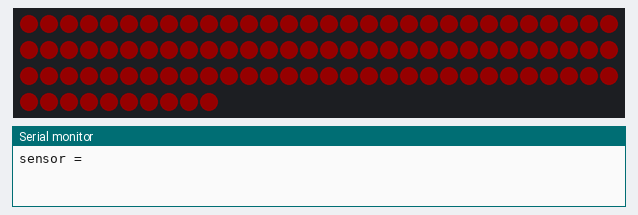
Bench run of a sketch on a simulated Arduino Uno, built with avr-gcc and run on an emulated ATmega328P. Shown: 100 RGB LEDs in strip order, left to right, continuing on the next row, the last lines printed to the serial monitor. Dim RGB values are drawn brighter than linear.

Above: at 0.45 s.
At 10.36 s:
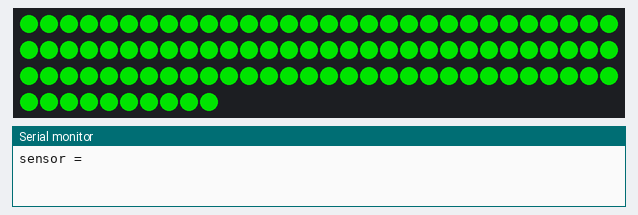
At 15.16 s:
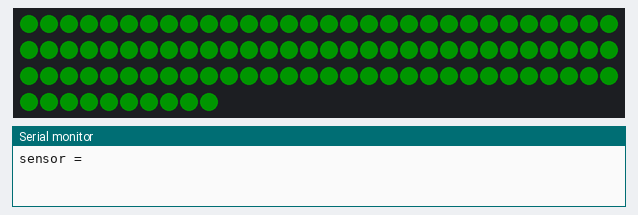
At 27.47 s:
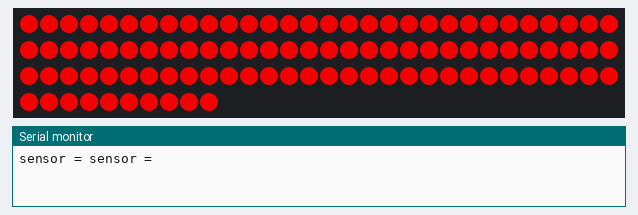
At 39.78 s:
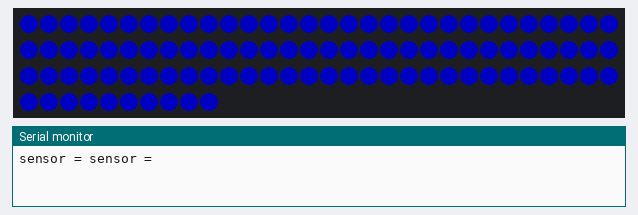

The sketch:

led.ino
```cpp
#include <Adafruit_NeoPixel.h>


#define PIN 6
#define LICZBADIOD 100

Adafruit_NeoPixel pixels = Adafruit_NeoPixel(LICZBADIOD, PIN, NEO_GRB + NEO_KHZ800);
byte LedStrip[LICZBADIOD][3];

void setup() {
  Serial.begin(9600);
  pixels.begin(); // Inicjalizacja biblioteki
}

void SendLed(void)
{
  for(int i=0; i<LICZBADIOD; i++)
  {
    pixels.setPixelColor(i, LedStrip[i][0], LedStrip[i][1], LedStrip[i][2]);
  }
  pixels.show();
  delay(10);
}

void loop() {
  Serial.print("sensor = " );

  for(int red=0;red<255;red++) {
    for(int i=0;i<100;i++)
    {
      LedStrip[i][0]=red;
      LedStrip[i][1]=0;
      LedStrip[i][2]=0;
    }
    SendLed();
  }
  for(int red=255;red>0;red--) {
    for(int i=0;i<100;i++)
    {
      LedStrip[i][0]=red;
      LedStrip[i][1]=0;
      LedStrip[i][2]=0;
    }
    SendLed();
  }

  for(int red=0;red<255;red++) {
    for(int i=0;i<100;i++)
    {
      LedStrip[i][0]=0;
      LedStrip[i][1]=red;
      LedStrip[i][2]=0;
    }
    SendLed();
  }
  for(int red=255;red>0;red--) {
    for(int i=0;i<100;i++)
    {
      LedStrip[i][0]=0;
      LedStrip[i][1]=red;
      LedStrip[i][2]=0;
    }
    SendLed();
  }

  for(int red=0;red<255;red++) {
    for(int i=0;i<100;i++)
    {
      LedStrip[i][0]=0;
      LedStrip[i][1]=0;
      LedStrip[i][2]=red;
    }
    SendLed();
  }
  for(int red=255;red>0;red--) {
    for(int i=0;i<100;i++)
    {
      LedStrip[i][0]=0;
      LedStrip[i][1]=0;
      LedStrip[i][2]=red;
    }
    SendLed();
  }


}
```
